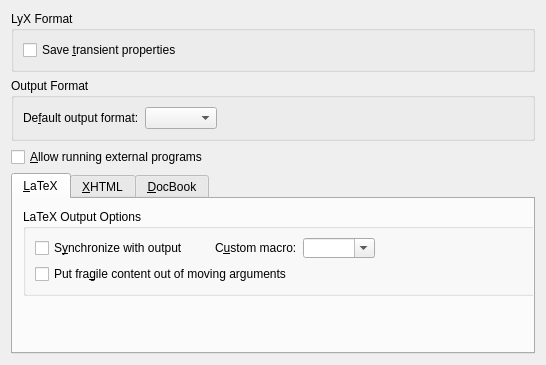
<?xml version="1.0" encoding="UTF-8"?>
<ui version="4.0">
 <class>OutputUi</class>
 <widget class="QWidget" name="OutputUi">
  <property name="geometry">
   <rect>
    <x>0</x>
    <y>0</y>
    <width>546</width>
    <height>365</height>
   </rect>
  </property>
  <property name="windowTitle">
   <string>Form</string>
  </property>
  <layout class="QGridLayout" name="gridLayout_2">
   <item row="1" column="0">
    <widget class="QGroupBox" name="outputFormatGB">
     <property name="title">
      <string>Output Format</string>
     </property>
     <property name="flat">
      <bool>true</bool>
     </property>
     <layout class="QGridLayout" name="gridlayout8">
      <property name="leftMargin">
       <number>9</number>
      </property>
      <property name="topMargin">
       <number>9</number>
      </property>
      <property name="rightMargin">
       <number>9</number>
      </property>
      <property name="bottomMargin">
       <number>9</number>
      </property>
      <property name="spacing">
       <number>6</number>
      </property>
      <item row="0" column="0">
       <layout class="QHBoxLayout">
        <property name="spacing">
         <number>6</number>
        </property>
        <property name="leftMargin">
         <number>0</number>
        </property>
        <property name="topMargin">
         <number>0</number>
        </property>
        <property name="rightMargin">
         <number>0</number>
        </property>
        <property name="bottomMargin">
         <number>0</number>
        </property>
        <item>
         <widget class="QLabel" name="defaultFormatLA">
          <property name="toolTip">
           <string>Specify the default output format (for view/update)</string>
          </property>
          <property name="text">
           <string>De&amp;fault output format:</string>
          </property>
          <property name="buddy">
           <cstring>defaultFormatCO</cstring>
          </property>
         </widget>
        </item>
        <item>
         <widget class="QComboBox" name="defaultFormatCO">
          <property name="toolTip">
           <string>Specify the default output format (for view/update)</string>
          </property>
         </widget>
        </item>
        <item>
         <spacer name="horizontalSpacer">
          <property name="orientation">
           <enum>Qt::Horizontal</enum>
          </property>
          <property name="sizeHint" stdset="0">
           <size>
            <width>40</width>
            <height>20</height>
           </size>
          </property>
         </spacer>
        </item>
       </layout>
      </item>
     </layout>
    </widget>
   </item>
   <item row="5" column="0">
    <widget class="QTabWidget" name="tabWidget">
     <property name="currentIndex">
      <number>0</number>
     </property>
     <widget class="QWidget" name="tab">
      <attribute name="title">
       <string>&amp;LaTeX</string>
      </attribute>
      <widget class="QGroupBox" name="latexOutputGB">
       <property name="geometry">
        <rect>
         <x>10</x>
         <y>10</y>
         <width>528</width>
         <height>87</height>
        </rect>
       </property>
       <property name="title">
        <string>LaTeX Output Options</string>
       </property>
       <layout class="QGridLayout" name="gridLayout">
        <item row="0" column="0">
         <layout class="QHBoxLayout" name="horizontalLayout_2">
          <item>
           <widget class="QCheckBox" name="outputsyncCB">
            <property name="toolTip">
             <string>Enable forward/reverse search between editor and output (e.g., SyncTeX)</string>
            </property>
            <property name="text">
             <string>S&amp;ynchronize with output</string>
            </property>
           </widget>
          </item>
          <item>
           <spacer name="horizontalSpacer_4">
            <property name="orientation">
             <enum>Qt::Horizontal</enum>
            </property>
            <property name="sizeType">
             <enum>QSizePolicy::Fixed</enum>
            </property>
            <property name="sizeHint" stdset="0">
             <size>
              <width>20</width>
              <height>20</height>
             </size>
            </property>
           </spacer>
          </item>
          <item>
           <layout class="QHBoxLayout" name="horizontalLayout">
            <item>
             <widget class="QLabel" name="synccustomLA">
              <property name="text">
               <string>C&amp;ustom macro:</string>
              </property>
              <property name="buddy">
               <cstring>synccustomCB</cstring>
              </property>
             </widget>
            </item>
            <item>
             <widget class="QComboBox" name="synccustomCB">
              <property name="toolTip">
               <string>Custom LaTeX preamble macro</string>
              </property>
              <property name="editable">
               <bool>true</bool>
              </property>
             </widget>
            </item>
            <item>
             <spacer name="horizontalSpacer_2">
              <property name="orientation">
               <enum>Qt::Horizontal</enum>
              </property>
              <property name="sizeHint" stdset="0">
               <size>
                <width>40</width>
                <height>20</height>
               </size>
              </property>
             </spacer>
            </item>
           </layout>
          </item>
         </layout>
        </item>
        <item row="1" column="0">
         <widget class="QCheckBox" name="postponeFragileCB">
          <property name="toolTip">
           <string>If this is checked, fragile items such as labels and index entries are moved out of moving arguments such as sections and captions. This prevents LaTeX errors that can happen in such cases. It is recommended to keep this on.</string>
          </property>
          <property name="text">
           <string>Put fra&amp;gile content out of moving arguments</string>
          </property>
         </widget>
        </item>
       </layout>
      </widget>
     </widget>
     <widget class="QWidget" name="tab_2">
      <attribute name="title">
       <string>&amp;XHTML</string>
      </attribute>
      <widget class="QGroupBox" name="xhtmlGB">
       <property name="geometry">
        <rect>
         <x>10</x>
         <y>10</y>
         <width>528</width>
         <height>122</height>
        </rect>
       </property>
       <property name="title">
        <string>XHTML Output Options</string>
       </property>
       <property name="flat">
        <bool>true</bool>
       </property>
       <layout class="QGridLayout" name="outGridLayout">
        <item row="1" column="1">
         <widget class="QComboBox" name="mathoutCB">
          <property name="font">
           <font>
            <weight>50</weight>
            <bold>false</bold>
           </font>
          </property>
          <property name="toolTip">
           <string>Format to use for math output.</string>
          </property>
          <item>
           <property name="text">
            <string>MathML</string>
           </property>
          </item>
          <item>
           <property name="text">
            <string>HTML</string>
           </property>
          </item>
          <item>
           <property name="text">
            <string>Images</string>
           </property>
          </item>
          <item>
           <property name="text">
            <string>LaTeX</string>
           </property>
          </item>
         </widget>
        </item>
        <item row="0" column="1">
         <widget class="QCheckBox" name="cssCB">
          <property name="text">
           <string>Write CSS to file</string>
          </property>
         </widget>
        </item>
        <item row="1" column="0">
         <widget class="QLabel" name="mathoutLA">
          <property name="font">
           <font>
            <weight>50</weight>
            <bold>false</bold>
           </font>
          </property>
          <property name="text">
           <string>&amp;Math output:</string>
          </property>
          <property name="buddy">
           <cstring>tableoutCB</cstring>
          </property>
         </widget>
        </item>
        <item row="2" column="0">
         <widget class="QLabel" name="mathimgLA">
          <property name="font">
           <font>
            <weight>50</weight>
            <bold>false</bold>
           </font>
          </property>
          <property name="text">
           <string>Math &amp;image scaling:</string>
          </property>
          <property name="buddy">
           <cstring>mathimgSB</cstring>
          </property>
         </widget>
        </item>
        <item row="0" column="0">
         <widget class="QCheckBox" name="strictCB">
          <property name="toolTip">
           <string>Whether to comply strictly with XHTML 1.1.</string>
          </property>
          <property name="text">
           <string>&amp;Strict XHTML 1.1</string>
          </property>
         </widget>
        </item>
        <item row="2" column="1">
         <widget class="QDoubleSpinBox" name="mathimgSB">
          <property name="font">
           <font>
            <weight>50</weight>
            <bold>false</bold>
           </font>
          </property>
          <property name="toolTip">
           <string>Scaling factor for images used for math output.</string>
          </property>
          <property name="minimum">
           <double>0.100000000000000</double>
          </property>
          <property name="maximum">
           <double>10.000000000000000</double>
          </property>
          <property name="singleStep">
           <double>0.100000000000000</double>
          </property>
          <property name="value">
           <double>1.000000000000000</double>
          </property>
         </widget>
        </item>
        <item row="1" column="2">
         <spacer name="horizontalSpacer_3">
          <property name="orientation">
           <enum>Qt::Horizontal</enum>
          </property>
          <property name="sizeHint" stdset="0">
           <size>
            <width>40</width>
            <height>20</height>
           </size>
          </property>
         </spacer>
        </item>
       </layout>
      </widget>
     </widget>
     <widget class="QWidget" name="tab_3">
      <attribute name="title">
       <string>&amp;DocBook</string>
      </attribute>
      <widget class="QGroupBox" name="docbookGB">
       <property name="geometry">
        <rect>
         <x>10</x>
         <y>10</y>
         <width>528</width>
         <height>94</height>
        </rect>
       </property>
       <property name="title">
        <string>DocBook Output Options</string>
       </property>
       <property name="flat">
        <bool>true</bool>
       </property>
       <layout class="QGridLayout" name="outDBGridLayout">
        <item row="0" column="0">
         <widget class="QLabel" name="tableoutLA">
          <property name="font">
           <font>
            <weight>50</weight>
            <bold>false</bold>
           </font>
          </property>
          <property name="text">
           <string>&amp;Table output:</string>
          </property>
          <property name="buddy">
           <cstring>tableoutCB</cstring>
          </property>
         </widget>
        </item>
        <item row="0" column="1">
         <widget class="QComboBox" name="tableoutCB">
          <property name="font">
           <font>
            <weight>50</weight>
            <bold>false</bold>
           </font>
          </property>
          <property name="toolTip">
           <string>Format to use for math output.</string>
          </property>
          <item>
           <property name="text">
            <string>HTML</string>
           </property>
          </item>
          <item>
           <property name="text">
            <string>CALS</string>
           </property>
          </item>
         </widget>
        </item>
        <item row="0" column="2">
         <spacer name="horizontalSpacer_5">
          <property name="orientation">
           <enum>Qt::Horizontal</enum>
          </property>
          <property name="sizeHint" stdset="0">
           <size>
            <width>40</width>
            <height>20</height>
           </size>
          </property>
         </spacer>
        </item>
        <item row="1" column="0">
         <widget class="QLabel" name="mathmlprefixLA">
          <property name="font">
           <font>
            <weight>50</weight>
            <bold>false</bold>
           </font>
          </property>
          <property name="text">
           <string>&amp;MathML namespace prefix:</string>
          </property>
          <property name="buddy">
           <cstring>mathmlprefixCB</cstring>
          </property>
         </widget>
        </item>
        <item row="1" column="1">
         <widget class="QComboBox" name="mathmlprefixCB">
          <property name="font">
           <font>
            <weight>50</weight>
            <bold>false</bold>
           </font>
          </property>
          <property name="toolTip">
           <string>Namespace prefix to use for MathML formulae. For instance, with the &lt;code&gt;m&lt;/code&gt; prefix, the MathML tags will be output like &lt;code&gt;m:math&lt;/code&gt;.</string>
          </property>
          <item>
           <property name="text">
            <string>No prefix (namespace defined inline for each tag)</string>
           </property>
          </item>
          <item>
           <property name="text">
            <string>m (default)</string>
           </property>
          </item>
          <item>
           <property name="text">
            <string>mml</string>
           </property>
          </item>
         </widget>
        </item>
        <item row="1" column="2">
         <spacer name="horizontalSpacer_6">
          <property name="orientation">
           <enum>Qt::Horizontal</enum>
          </property>
          <property name="sizeHint" stdset="0">
           <size>
            <width>40</width>
            <height>20</height>
           </size>
          </property>
         </spacer>
        </item>
       </layout>
      </widget>
     </widget>
    </widget>
   </item>
   <item row="0" column="0">
    <widget class="QGroupBox" name="savingGB">
     <property name="title">
      <string>LyX Format</string>
     </property>
     <property name="flat">
      <bool>true</bool>
     </property>
     <property name="checkable">
      <bool>false</bool>
     </property>
     <layout class="QGridLayout" name="gridLayout7">
      <item row="0" column="0">
       <widget class="QCheckBox" name="saveTransientPropertiesCB">
        <property name="toolTip">
         <string>Save all parameters in the LyX file, including ones that are frequently switched or that are specific to the user (such as the output of the tracked changes, or the document directory path). Disabling this option plays nicer in collaborative settings and with version control systems.</string>
        </property>
        <property name="text">
         <string>Save &amp;transient properties</string>
        </property>
       </widget>
      </item>
     </layout>
    </widget>
   </item>
   <item row="2" column="0">
    <widget class="QCheckBox" name="shellescapeCB">
     <property name="toolTip">
      <string>Runs the LaTeX backend with the -shell-escape option (Warning: use only when really necessary)</string>
     </property>
     <property name="text">
      <string>&amp;Allow running external programs</string>
     </property>
    </widget>
   </item>
  </layout>
 </widget>
 <includes>
  <include location="local">qt_i18n.h</include>
 </includes>
 <resources/>
 <connections/>
</ui>
